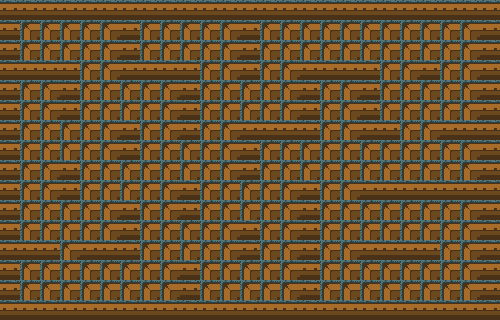

Rendered tile map (Tiled .tmx) drawn with the repository's tilesets; below, a short description and the map source with its tile grids summarised:
An orthogonal 25x16 tile map with 20x20 px tiles, 1 tile layer (Calque de Tile 1).

<map version="1.0" orientation="orthogonal" width="25" height="16" tilewidth="20" tileheight="20">
 <tileset firstgid="1" source="tileset.tsx" />
 <layer name="Calque de Tile 1" width="25" height="16">
  <data>[400 cells, 400 non-empty, 2 distinct tile ids]</data>
 </layer>
</map>